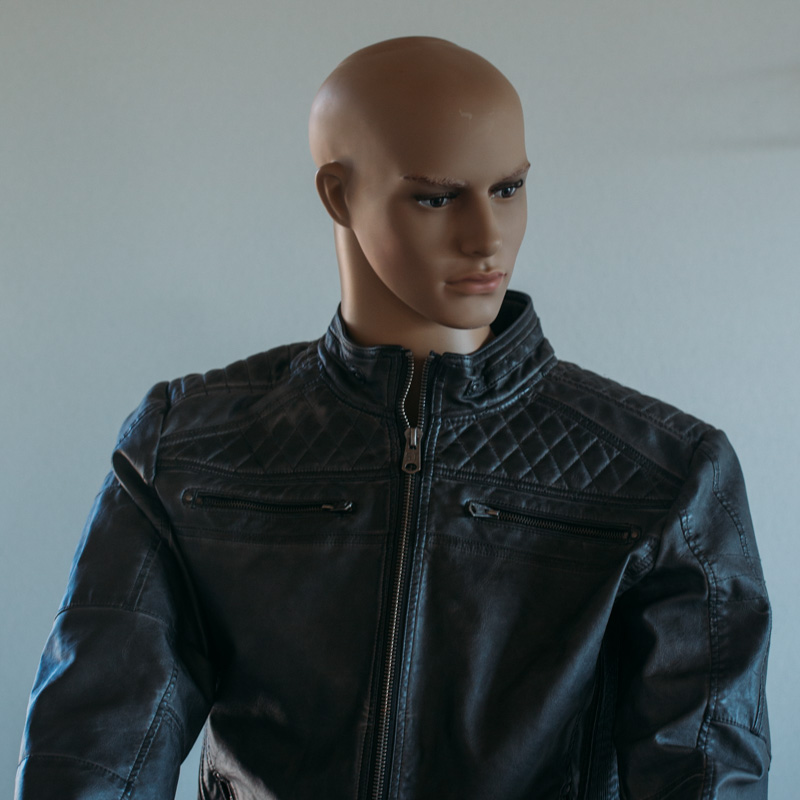
#> input picture input.jpg, 800 x 800 px
$ jupyter execute k_means_color_spaces.ipynb   (shell and % lines are left out)   (older library calls are emulated)
#> lines starting #> are read from the running program, lines starting #| are printed output that depends on the picture
# The following notebooks shows the pixels of one image in different color-spaces and clusters them with the k-means method in order to get color-schemes of the images. It has to be mentioned that the k-means method is not the best method, since it is not 100% deterministic. However the visualisation of the clusters is quite convincing. But their might be minor differences in the color scheme when the random state would be changed.

[cell 1]
import numpy as np
import matplotlib.pyplot as plt
from scipy.misc import imread
import matplotlib.cbook as cbook
from sklearn import neighbors
from sklearn import neighbors
import imageio
from mpl_toolkits.mplot3d import Axes3D
import colorsys
from sklearn.cluster import KMeans
from sklearn.metrics import pairwise_distances_argmin
from sklearn.datasets import load_sample_image
from sklearn.utils import shuffle
from skimage.color import rgb2lab, lab2rgb
from time import time
from scipy.spatial import distance_matrix
from scipy.spatial.distance import cdist
from scipy.optimize import linear_sum_assignment
import math

def show_colors(color_list):
    out_img = np.zeros((10,10,3))
    out_img[:,:] = color_list[0]
    for i in range (color_list.shape[0]-1):
        out_conc = np.zeros((10,10,3))
        out_conc[:,:] = color_list[i+1]
        out_img = np.concatenate((out_img,out_conc),axis=0)
    return out_img

def rgb_list_to_hsv(inp_list):
    hsv_list = np.zeros((inp_list.shape[0],3))
    for i in range (inp_list.shape[0]):
        hsv_list[i] = colorsys.rgb_to_hsv(inp_list[i,0],inp_list[i,1],inp_list[i,2])
    return hsv_list

def hsv_list_to_rgb(inp_list):
    rgb_list = np.zeros((inp_list.shape[0],3))
    for i in range (inp_list.shape[0]):
        rgb_list[i] = colorsys.hsv_to_rgb(inp_list[i,0],inp_list[i,1],inp_list[i,2])
    return rgb_list

# Load and display the image

[cell 2]
img_inp = imageio.imread('input.jpg')/255

fig = plt.figure(figsize=(10, 10))
ax = fig.add_subplot(111)
ax.set_title('input image')
ax.imshow(img_inp)
plt.show()

# Show a subsample of the pixels in a cartesian coordinate system. Their coordinates are the r g b values

[cell 3]
pixel_list = np.reshape(img_inp,(img_inp.shape[0]*img_inp.shape[1],3))
pixel_list = shuffle(pixel_list, random_state=0)[:5000]
fig = plt.figure(figsize=[10,10])
ax = fig.add_subplot(111, projection = '3d')

ax.scatter(pixel_list[:,0],pixel_list[:,1], pixel_list[:,2], c=pixel_list)

plt.show()
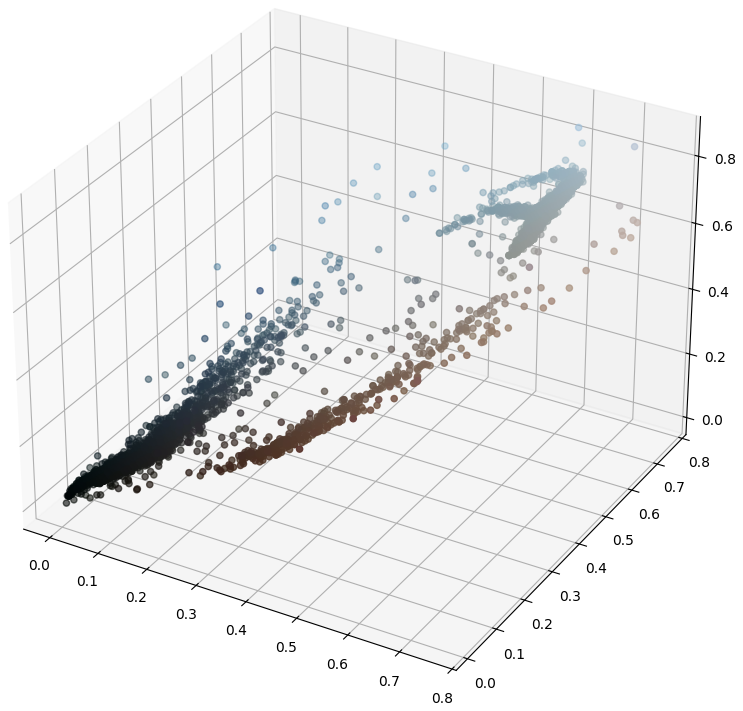
#> figure drawn by matplotlib, 1 panel

ax.set_xlabel('Red')
ax.set_ylabel('Green')
ax.set_zlabel('Blue')
plt.show()

# Cluster the rgb values. As it can be seen, it basically clusters them along the main diagonal between (0,0,0) and (1,1,1). Therefore the means of the clusters are near this axis, which is the "grey-axis", on which all values have no saturation. Consequently the color scheme has a low saturation.

[cell 4]
n_colors = 5
kmeans = KMeans(n_clusters=n_colors, random_state=0).fit(pixel_list)
labels = kmeans.predict(pixel_list)
#> labels = 5000 values, max 4 at index 3, min 0 at index 1, mean 2.32
colors = kmeans.cluster_centers_
#> colors = [[0.606, 0.674, 0.702], [0.188, 0.194, 0.201], [0.572, 0.621, 0.63], [0.373, 0.352, 0.339], [0.0641, 0.0886, 0.0894]]
LABEL_COLOR_MAP = {0 : 'r',
                   1 : 'g',
                   2 : 'b',
                   3 : 'c',
                   4 : 'k',
                   }
label_color = [LABEL_COLOR_MAP[l] for l in labels]
#> label_color = 5000 items, first 6: 'b', 'r', 'b', 'k', 'k', 'r'

fig = plt.figure(figsize=[10,10])
ax = fig.add_subplot(111, projection = '3d')

ax.scatter(pixel_list[:,0],pixel_list[:,1], pixel_list[:,2], c=labels)

plt.show()
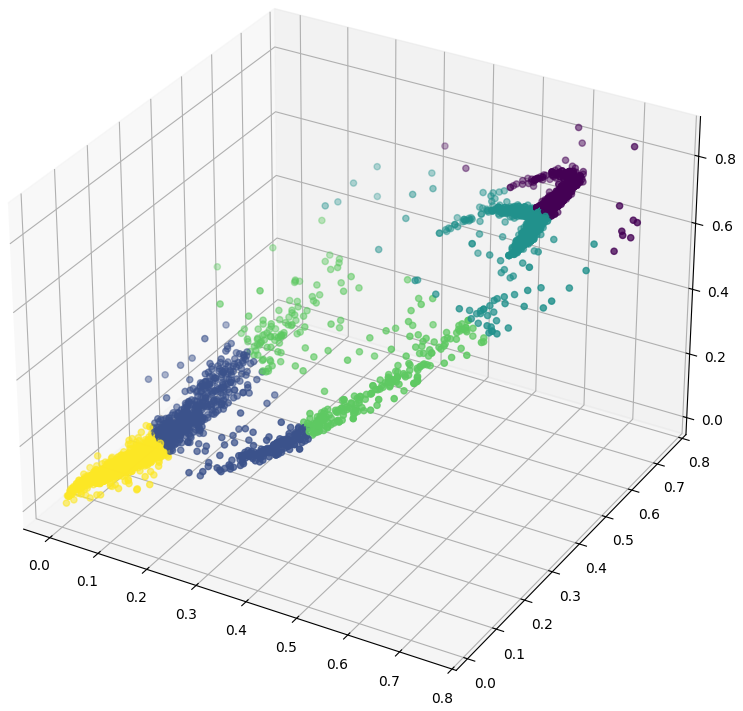
#> figure drawn by matplotlib, 1 panel

ax.set_xlabel('Red')
ax.set_ylabel('Green')
ax.set_zlabel('Blue')
plt.show()

color_scheme = show_colors(colors)

fig = plt.figure()
a = fig.add_subplot(1, 1, 1)
imgplot = plt.imshow(color_scheme)
a.set_title('color scheme')
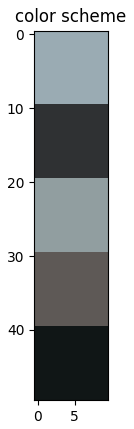
#> figure drawn by matplotlib, 1 panel

# Converting the RGB Values in HSV values and showing them while there coordinates are there HSV values

[cell 5]
hsv_pixel_list = rgb_list_to_hsv(pixel_list)


fig = plt.figure(figsize=[10,10])
ax = fig.add_subplot(111, projection = '3d')

ax.scatter(hsv_pixel_list[:,0],hsv_pixel_list[:,1], hsv_pixel_list[:,2], c=pixel_list)

plt.show()
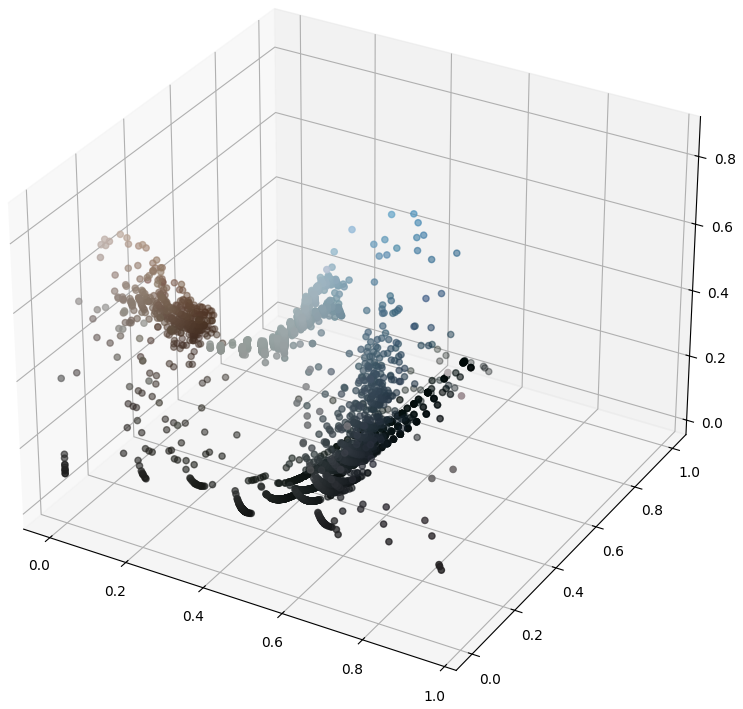
#> figure drawn by matplotlib, 1 panel

ax.set_xlabel('hue')
ax.set_ylabel('saturation')
ax.set_zlabel('value')
plt.show()

# It's not pssible to use the current k-means clustering algorithm in order to cluster hsv values since the hue values are along a circle. So the clustering algorithm would not take into consideration that for example the values 3° and 364° are only 9° appart from each other. Instead it would assume that there distance would be 361°. We have to take into consideration that the hsv values are cylindrical coordinates. So in order to show them in a cartesian coordinate system and in order to cluster them according to their cartesian distance, we need to convert them to cartesian coordinates

[cell 6]
def cylindrical_to_cart(inp_list):
    cart_list = np.zeros((inp_list.shape[0],3))
    for i in range (inp_list.shape[0]):
        theta = inp_list[i,0]*2*math.pi
        radius = inp_list[i,1]
        height = inp_list[i,2]
        cart_list[i,0] = math.cos(theta)*radius
        cart_list[i,1] = math.sin(theta)*radius
        cart_list[i,2] = height
    return cart_list
cart_hsv_list = cylindrical_to_cart(hsv_pixel_list)
#> the loop in cylindrical_to_cart, `for i in range (inp_list.shape[0]):` made 5000 passes
#> (theta, radius, height) on passes 1 to 3: (3.14, 0.0745, 0.631), (3.33, 0.1, 0.667), (3.14, 0.0745, 0.631)

fig = plt.figure(figsize=[10,10])
ax = fig.add_subplot(111, projection = '3d')

ax.scatter(cart_hsv_list[:,0],cart_hsv_list[:,1], cart_hsv_list[:,2], c=pixel_list)

plt.show()
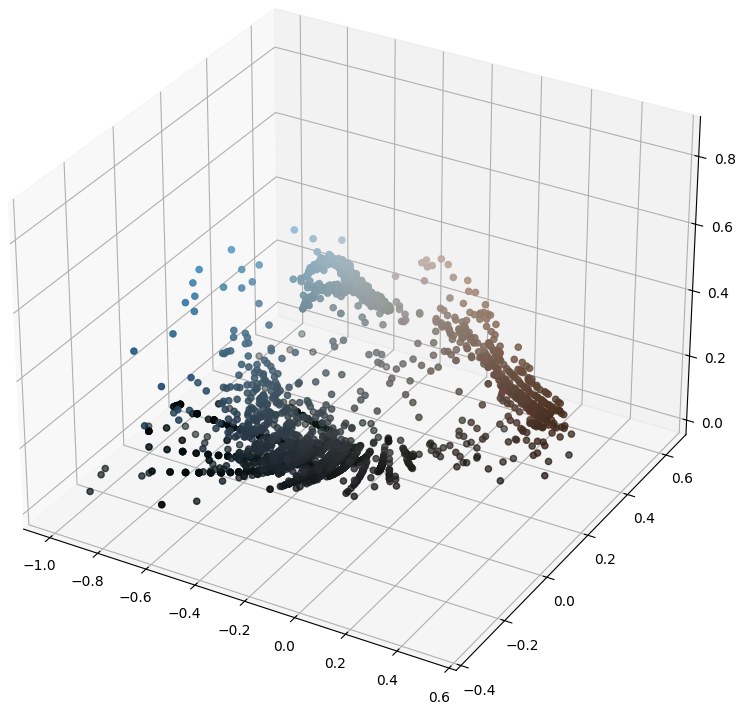
#> figure drawn by matplotlib, 1 panel

ax.set_xlabel('x')
ax.set_ylabel('y')
ax.set_zlabel('z')
plt.show()

# Here the hsv values get clustered in a cartesian coordinate system. In order to get the color scheme we need to convert the coordinates of the resulting color scheme back to cylindrical coordinates. As we can see the resulting color scheme is more saturated and actually closer to our perception

[cell 7]
n_colors = 5
def cart_to_cylindrical(inp_list):
    cylindrical = np.zeros((inp_list.shape[0],3))
    for i in range (inp_list.shape[0]):
        x = inp_list[i,0]
        y = inp_list[i,1]
        z = inp_list[i,2]
        cylindrical[i,0] = (math.atan(y/x)+math.pi*(0.5-0.5*np.sign(x)))/(math.pi*2)
        cylindrical[i,1] = math.sqrt(x**2+y**2)
        cylindrical[i,2] = z
    return cylindrical

kmeans_hsv = KMeans(n_clusters=n_colors, random_state=0).fit(cart_hsv_list)
hsv_labels = kmeans_hsv.predict(cart_hsv_list)
#> hsv_labels = 5000 values, max 4 at index 3, min 0 at index 0, mean 1.31
hsv_colors = kmeans_hsv.cluster_centers_
#> hsv_colors = [[-0.104, -0.022, 0.655], [-0.637, 0.0328, 0.0623], [-0.198, -6.48e-05, 0.114], [0.351, 0.15, 0.366], [-0.34, -0.139, 0.231]]
hsv_colors = cart_to_cylindrical(hsv_colors)
#> the loop in cart_to_cylindrical, `for i in range (inp_list.shape[0]):` made 5 passes
#> after the loop in cart_to_cylindrical, `for i in range (inp_list.shape[0]):`: cylindrical = [[0.533, 0.106, 0.655], [0.492, 0.638, 0.0623], [0.5, 0.198, 0.114], [0.0642, 0.382, 0.366], [0.562, 0.368, 0.231]]
#> hsv_colors has the same summary as cylindrical in cart_to_cylindrical

hsv_display_colors = hsv_list_to_rgb(hsv_colors)
#> after the loop in hsv_list_to_rgb, `for i in range (inp_list.shape[0]):`: rgb_list = [[0.586, 0.642, 0.655], [0.0225, 0.0623, 0.0603], [0.0917, 0.114, 0.114], [0.366, 0.28, 0.226], [0.146, 0.199, 0.231]]
#> hsv_display_colors has the same summary as rgb_list in hsv_list_to_rgb
LABEL_COLOR_MAP = {0 : 'r',
                   1 : 'g',
                   2 : 'b',
                   3 : 'c',
                   4 : 'k',
                   }
label_color = [LABEL_COLOR_MAP[l] for l in labels]

fig = plt.figure(figsize=[10,10])
ax = fig.add_subplot(111, projection = '3d')

ax.scatter(cart_hsv_list[:,0],cart_hsv_list[:,1], cart_hsv_list[:,2], c=hsv_labels)

plt.show()
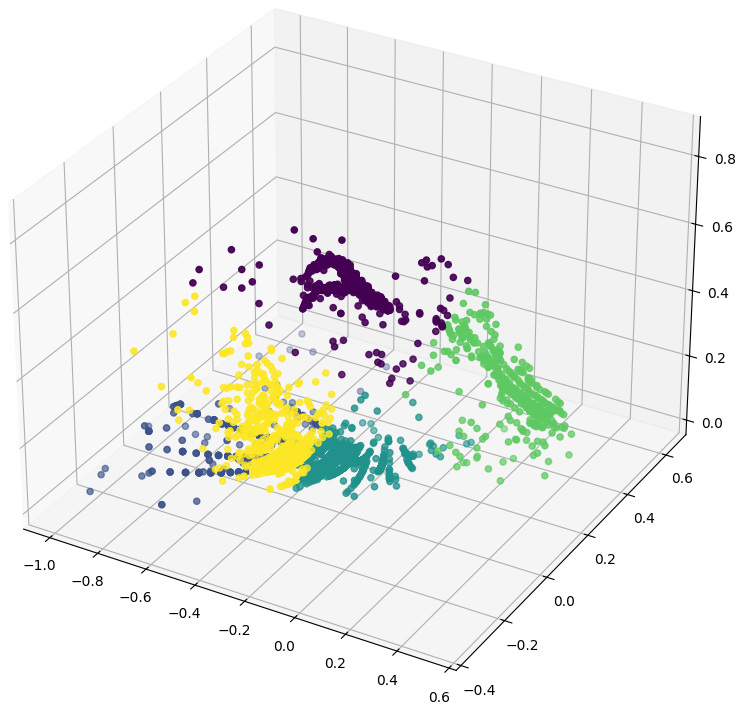
#> figure drawn by matplotlib, 1 panel

ax.set_xlabel('x')
ax.set_ylabel('y')
ax.set_zlabel('z')
plt.show()

color_scheme = show_colors(hsv_display_colors)

fig = plt.figure()
a = fig.add_subplot(1, 1, 1)
imgplot = plt.imshow(color_scheme)
a.set_title('color scheme')
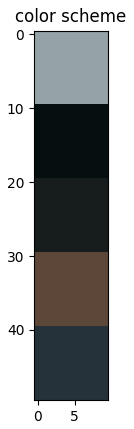
#> figure drawn by matplotlib, 1 panel

# Below we make a little variation: we take the clusters according to their cartesian coordinates from above. But we calculate the mean of each cluster in the corresponding cylindrical hsv coordinate system. As it can be seen the results are very similar. However there might be cases in which the difference is larger. For example if you have a red pixel and a cyan pixel with with only slightly less saturation in the same cluster, their cartesian mean would be a greyish red. The component-wise mean of the cylindrical coordinates would be a green with a saturation between the red and blue pixel.

[cell 8]
n_colors = 5
hsv_sums = np.zeros((n_colors,3))
hsv_means = np.zeros((hsv_labels.shape[0],3))
hue_shift = 0.5 - hsv_colors[:,0]
#> hue_shift = [-0.0333, 0.00819, -5.2e-05, 0.436, -0.0617]
hsv_pixel_list_shifted = np.zeros(3)
for i in range (hsv_pixel_list.shape[0]):
    label = hsv_labels[i]
    hsv_pixel_list_shifted[:] = hsv_pixel_list[i,:]
    hsv_pixel_list_shifted[0] = hsv_pixel_list[i,0] + hue_shift[label]
    hsv_sums[label,:] = hsv_sums[label,:] + hsv_pixel_list_shifted[:]
#> this loop made 5000 passes
#> label on passes 1 to 3: 0, 0, 0
#> after the loop, hsv_pixel_list_shifted = [0.492, 0.0793, 0.643]; hsv_sums = [[1103.5, 254.7, 1502.2], [228, 295.2, 28.4], [613.1, 266.6, 142.5], [201.9, 154.8, 147.4], [302.1, 223.1, 139]]
unique, element_count = np.unique(hsv_labels, return_counts=True)
#> unique = [0, 1, 2, 3, 4]; element_count = [2292, 456, 1246, 403, 603]

hsv_means = hsv_sums / element_count[:,None]
#> hsv_means = [[0.481, 0.111, 0.655], [0.5, 0.647, 0.0623], [0.492, 0.214, 0.114], [0.501, 0.384, 0.366], [0.501, 0.37, 0.231]]
corrected_hue = hsv_means[:,0] - hue_shift
#> corrected_hue = [0.515, 0.492, 0.492, 0.0652, 0.563]
hsv_means[:,0] = corrected_hue
hsv_display_colors = hsv_list_to_rgb(hsv_means)
#> hsv_display_colors = [[0.583, 0.649, 0.655], [0.022, 0.0623, 0.0603], [0.0899, 0.114, 0.113], [0.366, 0.28, 0.225], [0.145, 0.199, 0.231]]

color_scheme = show_colors(hsv_display_colors)

fig = plt.figure()
a = fig.add_subplot(1, 1, 1)
imgplot = plt.imshow(color_scheme)
a.set_title('color scheme')

# Now we convert the RGB values into LAB values. The LAB color space is designed in a way that is close to the human perception. Since the brightness ("l") is on the height axis, the color components are on the x-y plane and the grey-axis is a vertical axis in the middle, it has the benefits of the HSV space. At the same time it uses cartesian coordinates and not HSV coordinates, which makes it more straight forward to use.

[cell 9]
pixel_array = np.reshape(pixel_list,(pixel_list.shape[0],1,3))
lab_pixel_list = np.reshape(rgb2lab(pixel_array),(pixel_list.shape[0],3))
fig = plt.figure(figsize=[10,10])
ax = fig.add_subplot(111, projection = '3d')

ax.scatter(lab_pixel_list[:,0],lab_pixel_list[:,1], lab_pixel_list[:,2], c=pixel_list)

plt.show()
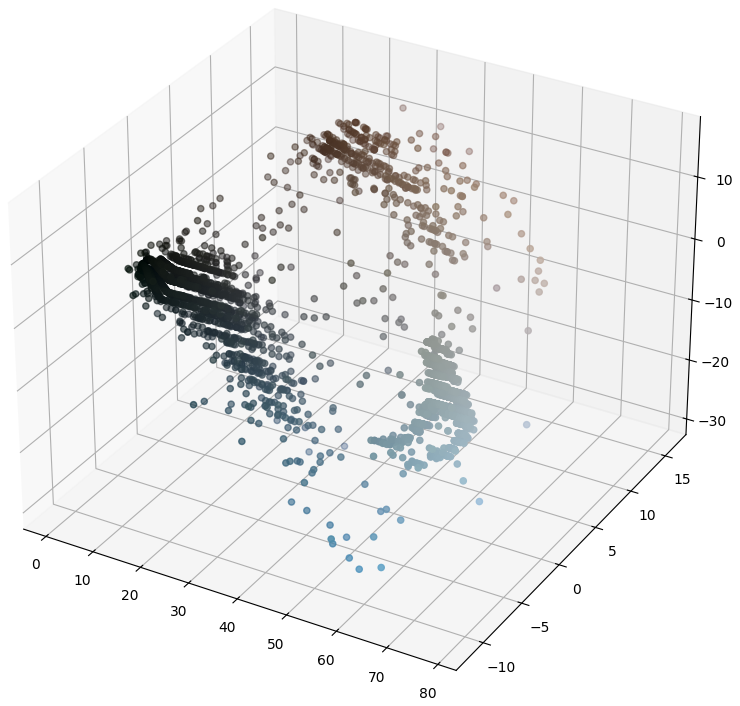
#> figure drawn by matplotlib, 1 panel

ax.set_xlabel('l')
ax.set_ylabel('a')
ax.set_zlabel('b')
plt.show()

# The clusters in the LAB space are visually convincing. In the example image used by this notebook it distinguishes more colors.

[cell 10]
kmeans_lab = KMeans(n_clusters=n_colors, random_state=0).fit(lab_pixel_list)
lab_labels = kmeans_lab.predict(lab_pixel_list)
#> lab_labels = 5000 values, max 4 at index 4, min 0 at index 0, mean 1.59
lab_colors = kmeans_lab.cluster_centers_
#> lab_colors = [[65.92, -4.11, -3.57], [15.51, -1.59, -3.36], [33.27, 7.37, 11.73], [30.7, -3.75, -10.91], [6.52, -2.32, -0.775]]

lab_display_colors = np.reshape(lab2rgb(np.reshape(lab_colors,(lab_colors.shape[0],1,3))),(lab_colors.shape[0],3))
#> lab_display_colors = [[0.584, 0.638, 0.652], [0.132, 0.155, 0.17], [0.377, 0.289, 0.236], [0.214, 0.293, 0.349], [0.0621, 0.0845, 0.0843]]
color_scheme = show_colors(lab_display_colors)

label_color = [LABEL_COLOR_MAP[l] for l in labels]

fig = plt.figure(figsize=[10,10])
ax = fig.add_subplot(111, projection = '3d')

ax.scatter(lab_pixel_list[:,0],lab_pixel_list[:,1], lab_pixel_list[:,2], c=lab_labels)

plt.show()
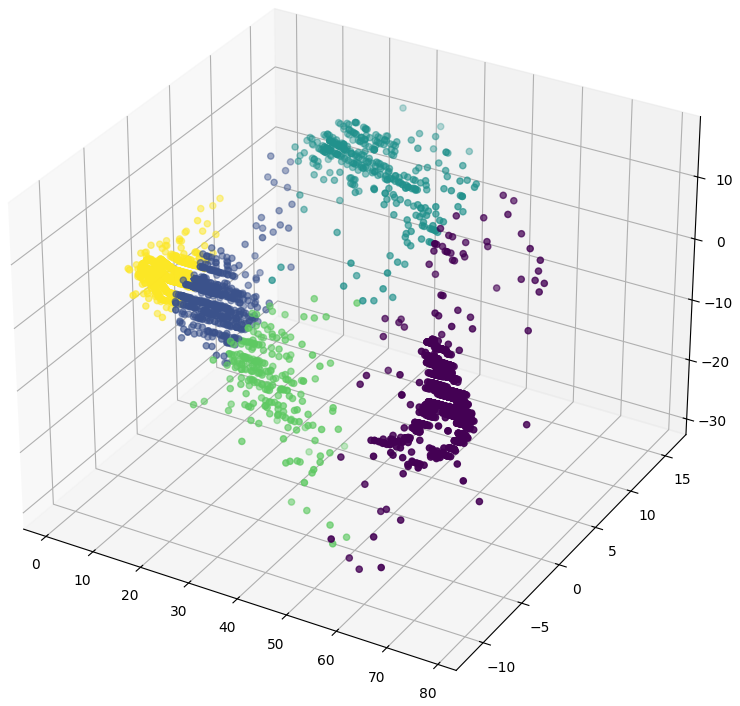
#> figure drawn by matplotlib, 1 panel

ax.set_xlabel('x')
ax.set_ylabel('y')
ax.set_zlabel('z')
plt.show()

fig = plt.figure()
a = fig.add_subplot(1, 1, 1)
imgplot = plt.imshow(color_scheme)
a.set_title('color scheme')
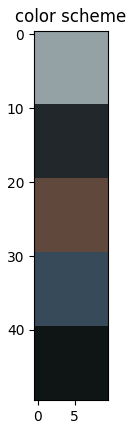
#> figure drawn by matplotlib, 1 panel
